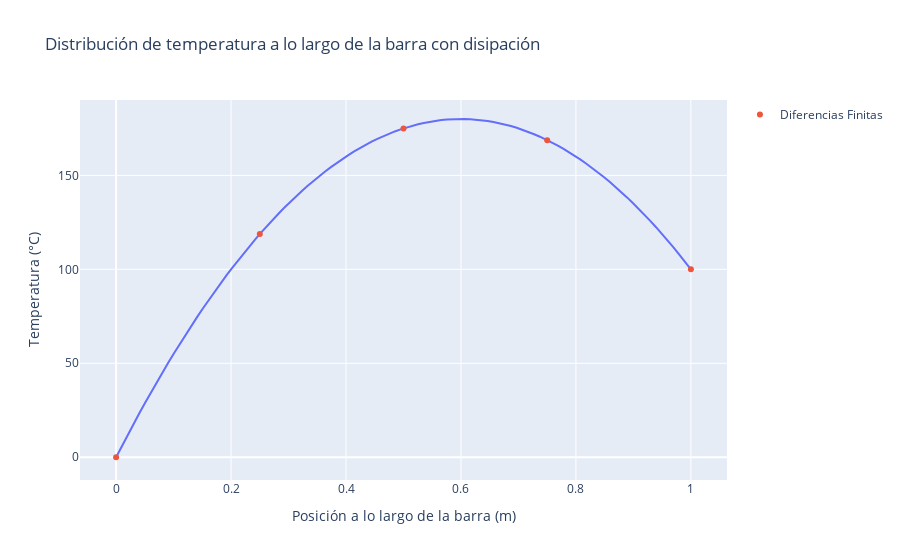

Notebook code for this chart:
### Markdown cell above
## Ejemplo 2: Barra con disipación

### Code cell
# ------ Solución analítica con disipación --------
q = 10 / (L * W * H)  # W/m^3
T_analitica = T_disipacion(x)
# ---------------------------------------------


# ------- Resolvemos el sistema de ecuaciones ------
dx = L / (Nx - 1)
Q = np.ones(Nx)*(-q/k)*dx**2 # Añadimos la disipación
Q[0] = T1
Q[-1] = T2
T_diff_finitas = np.linalg.solve(K, Q)

# ------------------------------------



# ------- Pintamos los resultados ------

# Solucion analítica
fig = px.line(
    x=x,
    y=T_analitica,
    labels={"x": "Posición a lo largo de la barra (m)", "y": "Temperatura (°C)"},
    title="Distribución de temperatura a lo largo de la barra con disipación",
)

# Datos de diferencias finitas
fig.add_scatter(
    x=np.linspace(0, L, Nx),
    y=T_diff_finitas,
    mode="markers",
    name="Diferencias Finitas"
)

fig.show()
# ---------------------------------------

### Figure 1 — Plotly figure (JSON) as saved in the notebook; plotly's stock layout.template omitted (floating-point values rounded to 4 significant figures)
{"data": [{"hovertemplate": "Posición a lo largo de la barra (m)=%{x}<br>Temperatura (°C)=%{y}<extra></extra>", "legendgroup": "", "line": {"color": "#636efa", "dash": "solid"}, "marker": {"symbol": "circle"}, "mode": "lines", "name": "", "orientation": "v", "showlegend": false, "type": "scatter", "x": [0.0, 0.0101, 0.0202, 0.0303, 0.0404, 0.05051, 0.06061, 0.07071, 0.08081, 0.09091, 0.101, 0.1111, 0.1212, 0.1313, 0.1414, 0.1515, 0.1616, 0.1717, 0.1818, 0.1919, 0.202, 0.2121, 0.2222, 0.2323, 0.2424, 0.2525, 0.2626, 0.2727, 0.2828, 0.2929, 0.303, 0.3131, 0.3232, 0.3333, 0.3434, 0.3535, 0.3636, 0.3737, 0.3838, 0.3939, 0.404, 0.4141, 0.4242, 0.4343, 0.4444, 0.4545, 0.4646, 0.4747, 0.4848, 0.4949, 0.5051, 0.5152, 0.5253, 0.5354, 0.5455, 0.5556, 0.5657, 0.5758, 0.5859, 0.596, 0.6061, 0.6162, 0.6263, 0.6364, 0.6465, 0.6566, 0.6667, 0.6768, 0.6869, 0.697, 0.7071, 0.7172, 0.7273, 0.7374, 0.7475, 0.7576, 0.7677, 0.7778, 0.7879, 0.798, 0.8081, 0.8182, 0.8283, 0.8384, 0.8485, 0.8586, 0.8687, 0.8788, 0.8889, 0.899, 0.9091, 0.9192, 0.9293, 0.9394, 0.9495, 0.9596, 0.9697, 0.9798, 0.9899, 1.0], "xaxis": "x", "y": [0.0, 6.01, 11.92, 17.72, 23.43, 29.03, 34.53, 39.92, 45.22, 50.41, 55.5, 60.49, 65.38, 70.17, 74.85, 79.43, 83.91, 88.29, 92.56, 96.74, 100.8, 104.8, 108.6, 112.4, 116.1, 119.6, 123.1, 126.4, 129.7, 132.9, 135.9, 138.9, 141.7, 144.4, 147.1, 149.6, 152.1, 154.4, 156.6, 158.8, 160.8, 162.7, 164.6, 166.3, 167.9, 169.4, 170.8, 172.2, 173.4, 174.5, 175.5, 176.4, 177.2, 177.9, 178.5, 179.0, 179.4, 179.7, 179.9, 180.0, 180.0, 179.9, 179.7, 179.3, 178.9, 178.4, 177.8, 177.1, 176.2, 175.3, 174.3, 173.1, 171.9, 170.6, 169.1, 167.6, 165.9, 164.2, 162.4, 160.4, 158.4, 156.2, 153.9, 151.6, 149.1, 146.6, 143.9, 141.1, 138.3, 135.3, 132.2, 129.1, 125.8, 122.4, 118.9, 115.3, 111.7, 107.9, 104.0, 100.0], "yaxis": "y"}, {"mode": "markers", "name": "Diferencias Finitas", "type": "scatter", "x": [0.0, 0.25, 0.5, 0.75, 1.0], "y": [0.0, 118.7, 175.0, 168.7, 100.0]}], "layout": {"legend": {"tracegroupgap": 0}, "title": {"text": "Distribución de temperatura a lo largo de la barra con disipación"}, "xaxis": {"anchor": "y", "domain": [0, 1], "title": {"text": "Posición a lo largo de la barra (m)"}}, "yaxis": {"anchor": "x", "domain": [0, 1], "title": {"text": "Temperatura (°C)"}}}}
